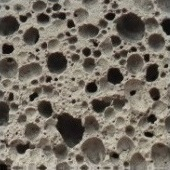
#> input picture KARTINKI/A.H.1.jpg, 170 x 170 px, given in place of checkerboard_18x18.png, which was not available
$ python Proba1pictures.py
#> lines starting #> are read from the running program, lines starting #| are printed output that depends on the picture; pictures that were not available may be replaced by others from this repository, and a replacement may not be noted
#В текущей папке должны лежать картинки
# checkerboard_18x18.png
# checkerboard_fuzzy_18x18.jpg
# coca-cola-logo.png
# New_Zealand_Lake.jpg
# tr.jpg


# из библиотеки google.colab импортируем класс files
from google.colab import files
# создаем объект этого класса, применяем метод .upload()
#Нам будет предложено выбрать файл на жестком диске.
uploaded = files.upload()
#> the answer given: A.H.1.jpg

import cv2  # собственно OpenCV
import numpy as np  # для работы с математикой
import matplotlib.pyplot as plt #пакет pyplot, который используется для построения графика заданных данных

# # из библиотеки google.colab импортируем класс files
# from google.colab import files
# # создаем объект этого класса, применяем метод .upload()
# #Нам будет предложено выбрать файл на жестком диске.
# uploaded = files.upload()


# # Читаем изображение как чёрно-белое
cb_img = cv2.imread("checkerboard_18x18.png",0)
#> cb_img: shape (170, 170); min 1, max 213, mean 113.1


# # Печатаем что прочитали. Каждый пиксель есть элемент двумерного массива numpy.
# # Значени епикселей восьмибитное: [0,255]
print(cb_img)
#> (printed output is left out)

# вывод размера изображения (то есть, массива Numpy)
print("Image size is ", cb_img.shape)
#| Image size is  (170, 170)

# тип данных в изображении (то есть, в массиве Numpy)
print("Data type of image is ", cb_img.dtype)
#| Data type of image is  uint8

# рисуем шашечки
plt.imshow(cb_img)

# Поставим настройку color map
plt.imshow(cb_img, cmap='gray')
# выводим шашечки
plt.show()


# Читаем картинку как чб
cb_img_fuzzy = cv2.imread("checkerboard_fuzzy_18x18.jpg",0)
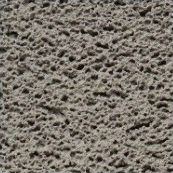
#> input picture KARTINKI/A.H.2.jpg, 173 x 173 px, given in place of checkerboard_fuzzy_18x18.jpg, which was not available
#> cb_img_fuzzy: shape (173, 173); min 2, max 192, mean 116.5

# Печатаем массив
print(cb_img_fuzzy)
#> (printed output is left out)

# Показываем картинку
plt.imshow(cb_img_fuzzy,cmap='gray')
plt.show()


coke_img = cv2.imread("coca-cola-logo.png",1)
#> coke_img is the input picture: shape (173, 173, 3); mean B, G, R 106.1, 115.7, 122.1

print("Image size is ", coke_img.shape)
#| Image size is  (173, 173, 3)

print("Data type of image is ", coke_img.dtype)
#| Data type of image is  uint8
plt.imshow(coke_img)
plt.show()
#          ниже numpy-специфичная конструкция:
#    (:) — взять каждый элемент по порядку,
# (::-1) — взять каждый элемент, но в обратном порядке.
coke_img_channels_reversed = coke_img[:, :, ::-1]

plt.imshow(coke_img_channels_reversed)


coke_img = cv2.imread("coca-cola-logo.png",1)

print("Image size is ", coke_img.shape)
#| Image size is  (173, 173, 3)

print("Data type of image is ", coke_img.dtype)
#| Data type of image is  uint8
plt.imshow(coke_img)
plt.show()
#> figure, not shown here; B, G, R data is drawn as R, G, B
#Так короче преобразовать цвета в RGB
img=cv2.cvtColor(coke_img,cv2.COLOR_BGR2RGB)
plt.imshow(img)
plt.show()

# Читаем и разбиваем картинку на каналы: B,G,R
#cv2.IMREAD_COLOR - это константа = 1 (загружает картинку как цветную, без альфа-канала.)
img_NZ_bgr = cv2.imread("New_Zealand_Lake.jpg",cv2.IMREAD_COLOR)
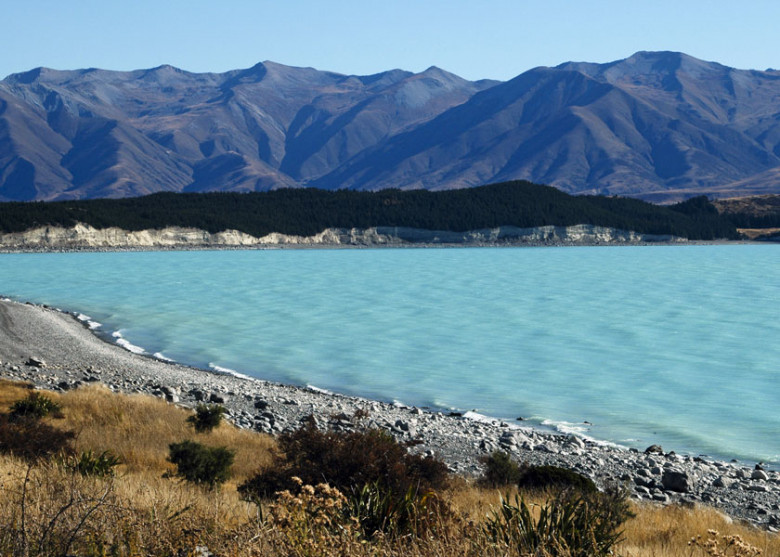
#> input picture KARTINKI/New_Zealand_Lake.jpg, 780 x 557 px
#> img_NZ_bgr is the input picture: shape (557, 780, 3); mean B, G, R 139.7, 126.2, 100.4
b,g,r = cv2.split(img_NZ_bgr)
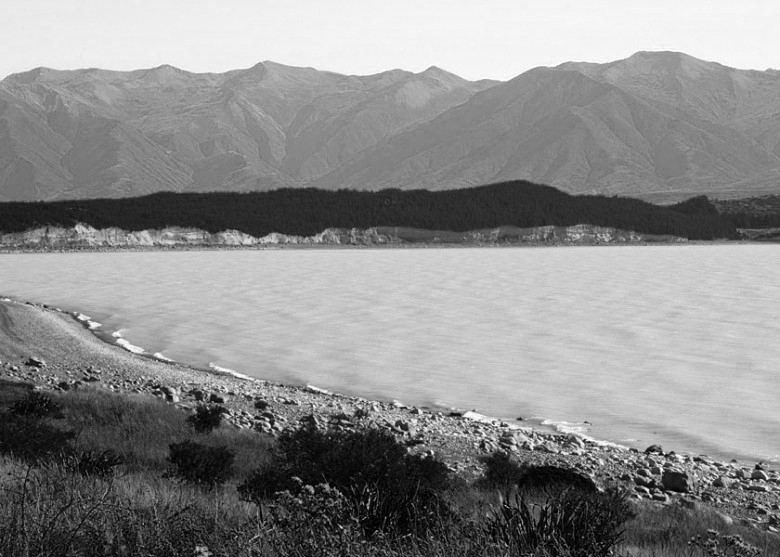
#> b: shape (557, 780); min 0, max 255, mean 139.7
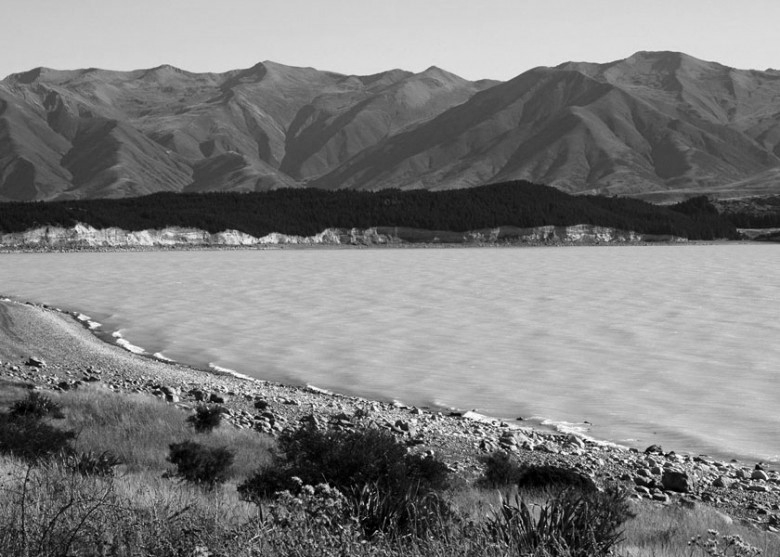
#> g: shape (557, 780); min 0, max 255, mean 126.2
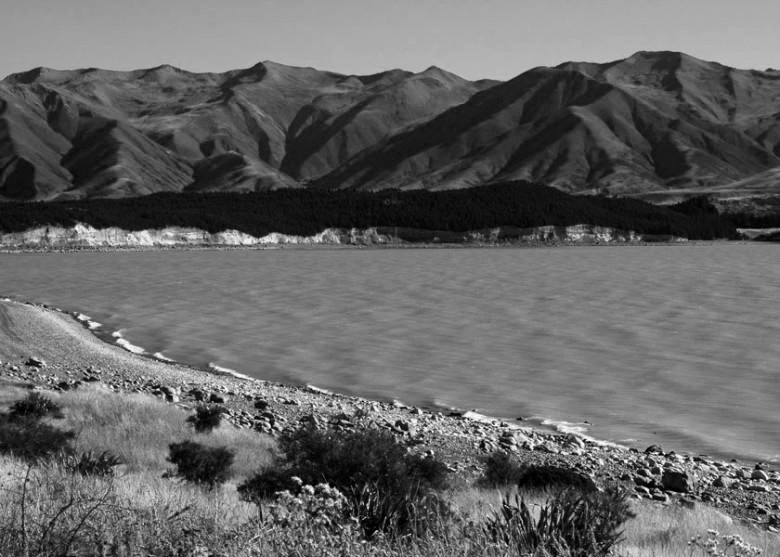
#> r: shape (557, 780); min 0, max 255, mean 100.4

# Отрисовываем их
plt.figure(figsize=[20,5])
plt.subplot(141);plt.imshow(r,cmap='gray');plt.title("Red Channel")
plt.subplot(142);plt.imshow(g,cmap='gray');plt.title("Green Channel")
plt.subplot(143);plt.imshow(b,cmap='gray');plt.title("Blue Channel")

# Читаем и разбиваем картинку на каналы: B,G,R
#cv2.IMREAD_COLOR - это константа = 1 (загружает картинку как цветную, без альфа-канала.)
tr = cv2.imread("tr1.jpg",cv2.IMREAD_COLOR)
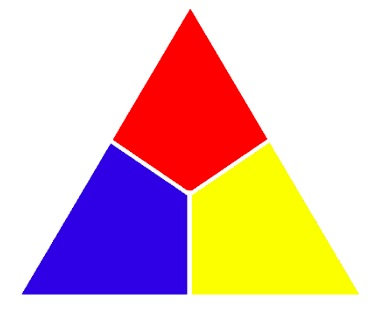
#> input picture KARTINKI/tr1.jpg, 380 x 313 px
#> tr is the input picture: shape (313, 380, 3); mean B, G, R 185.3, 189.5, 225.5
plt.imshow(tr)
plt.show()
#> figure, not shown here; B, G, R data is drawn as R, G, B
#преобразуем цвета BGR -> RGB
tr1 = cv2.cvtColor(tr, cv2.COLOR_BGR2RGB)
plt.imshow(tr1)
plt.show()


r, g, b = cv2.split(tr1)
#> r: shape (313, 380)
#> g: shape (313, 380)
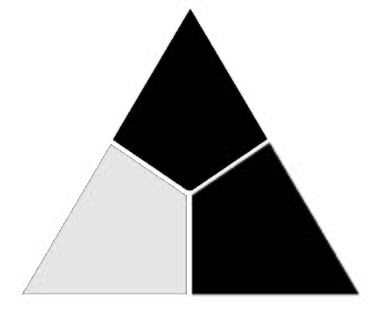
#> b: shape (313, 380); min 0, max 255, mean 185.3

# Отрисовываем их
plt.figure(figsize=[20,5])
plt.subplot(141);plt.imshow(r,cmap='gray');plt.title("Red Channel")
plt.subplot(142);plt.imshow(g,cmap='gray');plt.title("Green Channel")
plt.subplot(143);plt.imshow(b,cmap='gray');plt.title("Blue Channel")

from mpl_toolkits.mplot3d import Axes3D
r = r.flatten()
g = g.flatten()
b = b.flatten()


fig = plt.figure() #создаем новую фигуру

ax = Axes3D(fig)
#Создаём точечную диаграмму.
ax.scatter(r, g, b)
plt.show()
